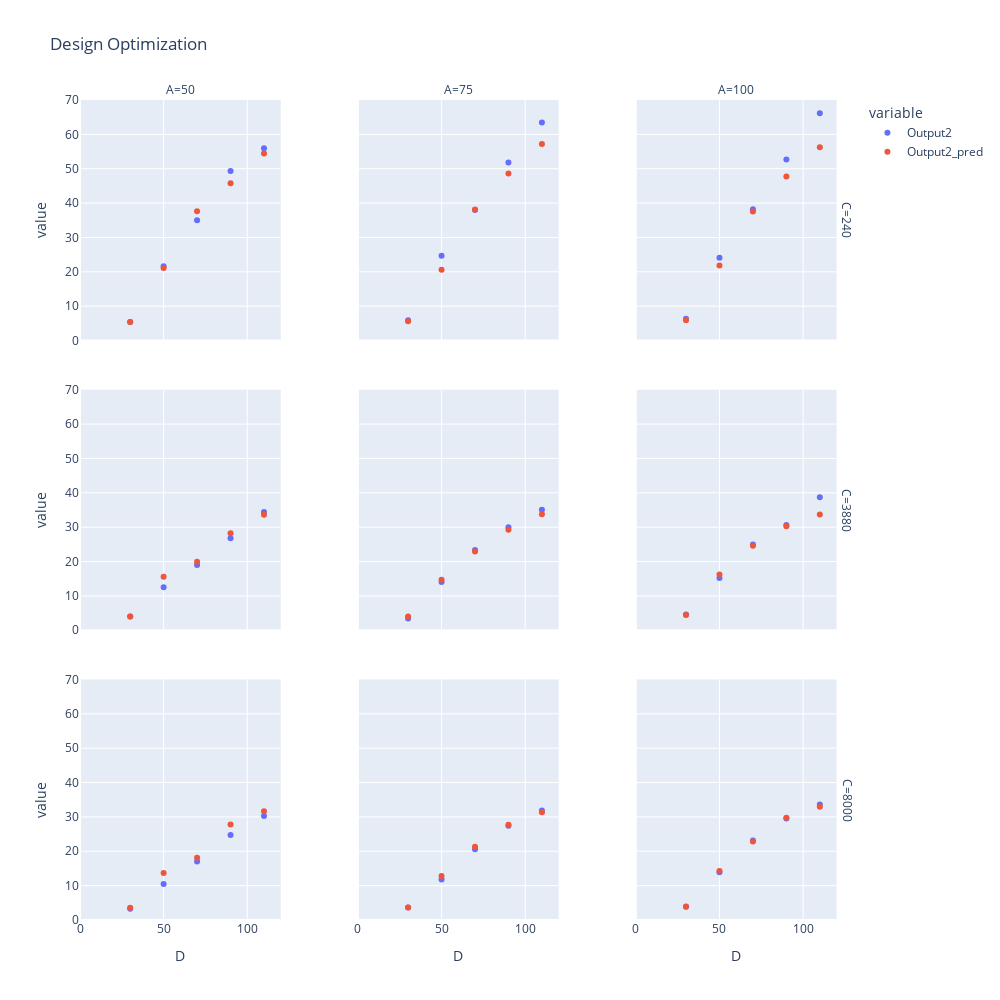

Notebook source saved alongside this figure:
### Code cell
graph.scatter_plot(x = 'D', y = ['Output2', 'Output2_pred'], col = 'A', row = 'C', orders = {'A': [50, 75, 100],'C': [240,3880,8000]}, title = 'Design Optimization')

### Figure 1 — Plotly figure (JSON) as saved in the notebook; plotly's stock layout.template omitted (floating-point values rounded to 4 significant figures)
{"data": [{"hovertemplate": "variable=Output2<br>C=240<br>A=50<br>D=%{x}<br>value=%{y}<extra></extra>", "legendgroup": "Output2", "marker": {"color": "#636efa", "symbol": "circle"}, "mode": "markers", "name": "Output2", "orientation": "v", "showlegend": true, "type": "scatter", "x": [90, 50, 30, 110, 70], "xaxis": "x7", "y": [49.32, 21.64, 5.398, 55.99, 34.97], "yaxis": "y7"}, {"hovertemplate": "variable=Output2<br>C=240<br>A=75<br>D=%{x}<br>value=%{y}<extra></extra>", "legendgroup": "Output2", "marker": {"color": "#636efa", "symbol": "circle"}, "mode": "markers", "name": "Output2", "orientation": "v", "showlegend": false, "type": "scatter", "x": [110, 30, 70, 90, 50], "xaxis": "x8", "y": [63.47, 5.93, 37.99, 51.79, 24.66], "yaxis": "y8"}, {"hovertemplate": "variable=Output2<br>C=240<br>A=100<br>D=%{x}<br>value=%{y}<extra></extra>", "legendgroup": "Output2", "marker": {"color": "#636efa", "symbol": "circle"}, "mode": "markers", "name": "Output2", "orientation": "v", "showlegend": false, "type": "scatter", "x": [30, 50, 70, 110, 90], "xaxis": "x9", "y": [6.304, 24.09, 38.21, 66.13, 52.67], "yaxis": "y9"}, {"hovertemplate": "variable=Output2<br>C=3880<br>A=50<br>D=%{x}<br>value=%{y}<extra></extra>", "legendgroup": "Output2", "marker": {"color": "#636efa", "symbol": "circle"}, "mode": "markers", "name": "Output2", "orientation": "v", "showlegend": false, "type": "scatter", "x": [70, 110, 90, 30, 50], "xaxis": "x4", "y": [18.97, 34.4, 26.79, 4.016, 12.52], "yaxis": "y4"}, {"hovertemplate": "variable=Output2<br>C=3880<br>A=75<br>D=%{x}<br>value=%{y}<extra></extra>", "legendgroup": "Output2", "marker": {"color": "#636efa", "symbol": "circle"}, "mode": "markers", "name": "Output2", "orientation": "v", "showlegend": false, "type": "scatter", "x": [50, 90, 70, 30, 110], "xaxis": "x5", "y": [14.05, 29.96, 23.39, 3.432, 35.06], "yaxis": "y5"}, {"hovertemplate": "variable=Output2<br>C=3880<br>A=100<br>D=%{x}<br>value=%{y}<extra></extra>", "legendgroup": "Output2", "marker": {"color": "#636efa", "symbol": "circle"}, "mode": "markers", "name": "Output2", "orientation": "v", "showlegend": false, "type": "scatter", "x": [70, 30, 50, 90, 110], "xaxis": "x6", "y": [24.97, 4.552, 15.22, 30.65, 38.71], "yaxis": "y6"}, {"hovertemplate": "variable=Output2<br>C=8000<br>A=50<br>D=%{x}<br>value=%{y}<extra></extra>", "legendgroup": "Output2", "marker": {"color": "#636efa", "symbol": "circle"}, "mode": "markers", "name": "Output2", "orientation": "v", "showlegend": false, "type": "scatter", "x": [70, 30, 110, 90, 50], "xaxis": "x", "y": [17.02, 3.3, 30.26, 24.74, 10.46], "yaxis": "y"}, {"hovertemplate": "variable=Output2<br>C=8000<br>A=75<br>D=%{x}<br>value=%{y}<extra></extra>", "legendgroup": "Output2", "marker": {"color": "#636efa", "symbol": "circle"}, "mode": "markers", "name": "Output2", "orientation": "v", "showlegend": false, "type": "scatter", "x": [70, 50, 90, 110, 30], "xaxis": "x2", "y": [20.62, 11.81, 27.41, 31.87, 3.614], "yaxis": "y2"}, {"hovertemplate": "variable=Output2<br>C=8000<br>A=100<br>D=%{x}<br>value=%{y}<extra></extra>", "legendgroup": "Output2", "marker": {"color": "#636efa", "symbol": "circle"}, "mode": "markers", "name": "Output2", "orientation": "v", "showlegend": false, "type": "scatter", "x": [50, 30, 90, 110, 70], "xaxis": "x3", "y": [13.88, 3.83, 29.51, 33.62, 23.12], "yaxis": "y3"}, {"hovertemplate": "variable=Output2_pred<br>C=240<br>A=50<br>D=%{x}<br>value=%{y}<extra></extra>", "legendgroup": "Output2_pred", "marker": {"color": "#EF553B", "symbol": "circle"}, "mode": "markers", "name": "Output2_pred", "orientation": "v", "showlegend": true, "type": "scatter", "x": [90, 50, 30, 110, 70], "xaxis": "x7", "y": [45.77, 21.13, 5.38, 54.45, 37.65], "yaxis": "y7"}, {"hovertemplate": "variable=Output2_pred<br>C=240<br>A=75<br>D=%{x}<br>value=%{y}<extra></extra>", "legendgroup": "Output2_pred", "marker": {"color": "#EF553B", "symbol": "circle"}, "mode": "markers", "name": "Output2_pred", "orientation": "v", "showlegend": false, "type": "scatter", "x": [110, 30, 70, 90, 50], "xaxis": "x8", "y": [57.19, 5.642, 38.16, 48.61, 20.57], "yaxis": "y8"}, {"hovertemplate": "variable=Output2_pred<br>C=240<br>A=100<br>D=%{x}<br>value=%{y}<extra></extra>", "legendgroup": "Output2_pred", "marker": {"color": "#EF553B", "symbol": "circle"}, "mode": "markers", "name": "Output2_pred", "orientation": "v", "showlegend": false, "type": "scatter", "x": [30, 50, 70, 110, 90], "xaxis": "x9", "y": [5.917, 21.85, 37.53, 56.28, 47.77], "yaxis": "y9"}, {"hovertemplate": "variable=Output2_pred<br>C=3880<br>A=50<br>D=%{x}<br>value=%{y}<extra></extra>", "legendgroup": "Output2_pred", "marker": {"color": "#EF553B", "symbol": "circle"}, "mode": "markers", "name": "Output2_pred", "orientation": "v", "showlegend": false, "type": "scatter", "x": [70, 110, 90, 30, 50], "xaxis": "x4", "y": [19.92, 33.61, 28.23, 4.009, 15.56], "yaxis": "y4"}, {"hovertemplate": "variable=Output2_pred<br>C=3880<br>A=75<br>D=%{x}<br>value=%{y}<extra></extra>", "legendgroup": "Output2_pred", "marker": {"color": "#EF553B", "symbol": "circle"}, "mode": "markers", "name": "Output2_pred", "orientation": "v", "showlegend": false, "type": "scatter", "x": [50, 90, 70, 30, 110], "xaxis": "x5", "y": [14.7, 29.22, 22.92, 4.039, 33.76], "yaxis": "y5"}, {"hovertemplate": "variable=Output2_pred<br>C=3880<br>A=100<br>D=%{x}<br>value=%{y}<extra></extra>", "legendgroup": "Output2_pred", "marker": {"color": "#EF553B", "symbol": "circle"}, "mode": "markers", "name": "Output2_pred", "orientation": "v", "showlegend": false, "type": "scatter", "x": [70, 30, 50, 90, 110], "xaxis": "x6", "y": [24.58, 4.414, 16.24, 30.25, 33.69], "yaxis": "y6"}, {"hovertemplate": "variable=Output2_pred<br>C=8000<br>A=50<br>D=%{x}<br>value=%{y}<extra></extra>", "legendgroup": "Output2_pred", "marker": {"color": "#EF553B", "symbol": "circle"}, "mode": "markers", "name": "Output2_pred", "orientation": "v", "showlegend": false, "type": "scatter", "x": [70, 30, 110, 90, 50], "xaxis": "x", "y": [18.15, 3.574, 31.65, 27.79, 13.69], "yaxis": "y"}, {"hovertemplate": "variable=Output2_pred<br>C=8000<br>A=75<br>D=%{x}<br>value=%{y}<extra></extra>", "legendgroup": "Output2_pred", "marker": {"color": "#EF553B", "symbol": "circle"}, "mode": "markers", "name": "Output2_pred", "orientation": "v", "showlegend": false, "type": "scatter", "x": [70, 50, 90, 110, 30], "xaxis": "x2", "y": [21.33, 12.81, 27.72, 31.37, 3.656], "yaxis": "y2"}, {"hovertemplate": "variable=Output2_pred<br>C=8000<br>A=100<br>D=%{x}<br>value=%{y}<extra></extra>", "legendgroup": "Output2_pred", "marker": {"color": "#EF553B", "symbol": "circle"}, "mode": "markers", "name": "Output2_pred", "orientation": "v", "showlegend": false, "type": "scatter", "x": [50, 30, 90, 110, 70], "xaxis": "x3", "y": [14.28, 3.929, 29.77, 32.95, 22.82], "yaxis": "y3"}], "layout": {"annotations": [{"font": {}, "showarrow": false, "text": "A=50", "x": 0.13, "xanchor": "center", "xref": "paper", "y": 1, "yanchor": "bottom", "yref": "paper"}, {"font": {}, "showarrow": false, "text": "A=75", "x": 0.49, "xanchor": "center", "xref": "paper", "y": 1, "yanchor": "bottom", "yref": "paper"}, {"font": {}, "showarrow": false, "text": "A=100", "x": 0.85, "xanchor": "center", "xref": "paper", "y": 1, "yanchor": "bottom", "yref": "paper"}, {"font": {}, "showarrow": false, "text": "C=8000", "textangle": 90, "x": 0.98, "xanchor": "left", "xref": "paper", "y": 0.1467, "yanchor": "middle", "yref": "paper"}, {"font": {}, "showarrow": false, "text": "C=3880", "textangle": 90, "x": 0.98, "xanchor": "left", "xref": "paper", "y": 0.5, "yanchor": "middle", "yref": "paper"}, {"font": {}, "showarrow": false, "text": "C=240", "textangle": 90, "x": 0.98, "xanchor": "left", "xref": "paper", "y": 0.8533, "yanchor": "middle", "yref": "paper"}], "height": 1000, "legend": {"title": {"text": "variable"}, "tracegroupgap": 0}, "title": {"text": "Design Optimization"}, "width": 1000, "xaxis": {"anchor": "y", "domain": [0, 0.26], "range": [0, 120], "title": {"text": "D"}}, "xaxis2": {"anchor": "y2", "domain": [0.36, 0.62], "matches": "x", "range": [0, 120], "title": {"text": "D"}}, "xaxis3": {"anchor": "y3", "domain": [0.72, 0.98], "matches": "x", "range": [0, 120], "title": {"text": "D"}}, "xaxis4": {"anchor": "y4", "domain": [0, 0.26], "matches": "x", "showticklabels": false}, "xaxis5": {"anchor": "y5", "domain": [0.36, 0.62], "matches": "x", "showticklabels": false}, "xaxis6": {"anchor": "y6", "domain": [0.72, 0.98], "matches": "x", "showticklabels": false}, "xaxis7": {"anchor": "y7", "domain": [0, 0.26], "matches": "x", "showticklabels": false}, "xaxis8": {"anchor": "y8", "domain": [0.36, 0.62], "matches": "x", "showticklabels": false}, "xaxis9": {"anchor": "y9", "domain": [0.72, 0.98], "matches": "x", "showticklabels": false}, "yaxis": {"anchor": "x", "domain": [0, 0.2933], "range": [0, 70], "title": {"text": "value"}}, "yaxis2": {"anchor": "x2", "domain": [0, 0.2933], "matches": "y", "showticklabels": false}, "yaxis3": {"anchor": "x3", "domain": [0, 0.2933], "matches": "y", "showticklabels": false}, "yaxis4": {"anchor": "x4", "domain": [0.3533, 0.6467], "matches": "y", "title": {"text": "value"}}, "yaxis5": {"anchor": "x5", "domain": [0.3533, 0.6467], "matches": "y", "showticklabels": false}, "yaxis6": {"anchor": "x6", "domain": [0.3533, 0.6467], "matches": "y", "showticklabels": false}, "yaxis7": {"anchor": "x7", "domain": [0.7067, 1], "matches": "y", "title": {"text": "value"}}, "yaxis8": {"anchor": "x8", "domain": [0.7067, 1], "matches": "y", "showticklabels": false}, "yaxis9": {"anchor": "x9", "domain": [0.7067, 1], "matches": "y", "showticklabels": false}}}
